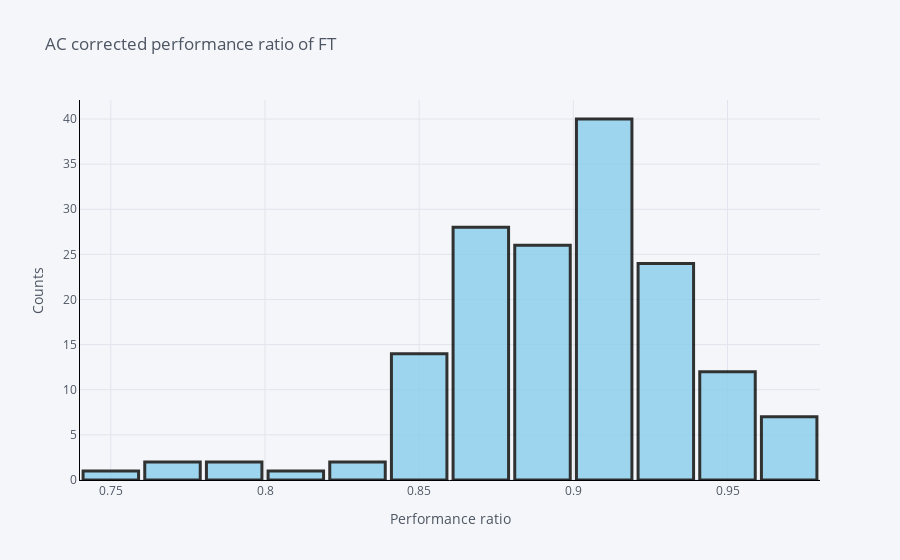

The notebook cell saved with this chart:
### Code cell
new_df = new_PR_c[new_PR_c['PR_corrected_FT'].between(0.5,1)]
new_df['PR_corrected_FT'].iplot(theme = 'pearl',kind = 'hist', fontcolor = 'Red', 
                                                         xTitle = 'Performance ratio',
                                                         yTitle = 'Counts', 
                                                         title = 'AC corrected performance ratio of FT', 
                                                         linecolor = 'Black',
                                                         bargap = 0.1, 
                                                         histnorm = '', 
                                                         orientation = 'v', color='skyblue', width=3)

### Figure 1 — Plotly figure (JSON) as saved in the notebook; plotly's stock layout.template omitted (floating-point values rounded to 4 significant figures; data arrays with more than 128 entries replaced by an {"elided": "..."} marker saying what was removed)
{"data": [{"histfunc": "count", "histnorm": "", "marker": {"color": "rgba(135, 206, 235, 1.0)", "line": {"color": "#000000", "width": 3}}, "name": "PR_corrected_FT", "opacity": 0.8, "orientation": "v", "type": "histogram", "x": {"elided": "159 float values"}}], "layout": {"bargap": 0.1, "barmode": "overlay", "legend": {"bgcolor": "#F5F6F9", "font": {"color": "#4D5663"}}, "paper_bgcolor": "#F5F6F9", "plot_bgcolor": "#F5F6F9", "title": {"font": {"color": "#4D5663"}, "text": "AC corrected performance ratio of FT"}, "xaxis": {"gridcolor": "#E1E5ED", "linecolor": "Black", "showgrid": true, "tickfont": {"color": "#4D5663"}, "title": {"font": {"color": "#4D5663"}, "text": "Performance ratio"}, "zerolinecolor": "#E1E5ED"}, "yaxis": {"gridcolor": "#E1E5ED", "linecolor": "Black", "showgrid": true, "tickfont": {"color": "#4D5663"}, "title": {"font": {"color": "#4D5663"}, "text": "Counts"}, "zerolinecolor": "#E1E5ED"}}}
